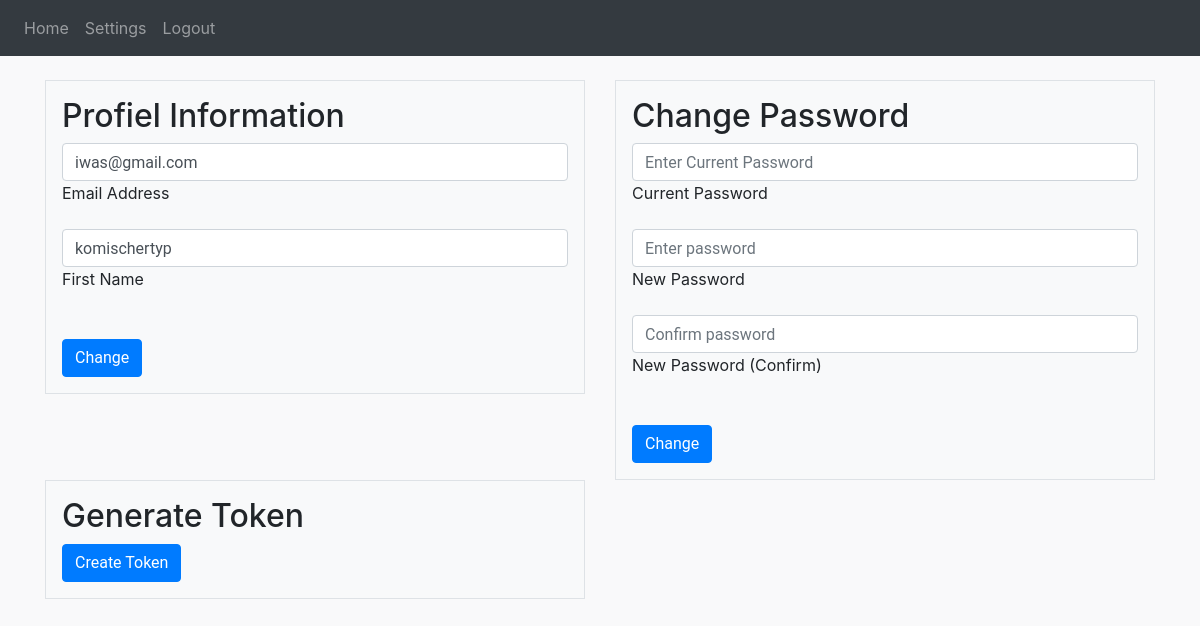
The page /settings/ (signed in) on the database as committed earlier.
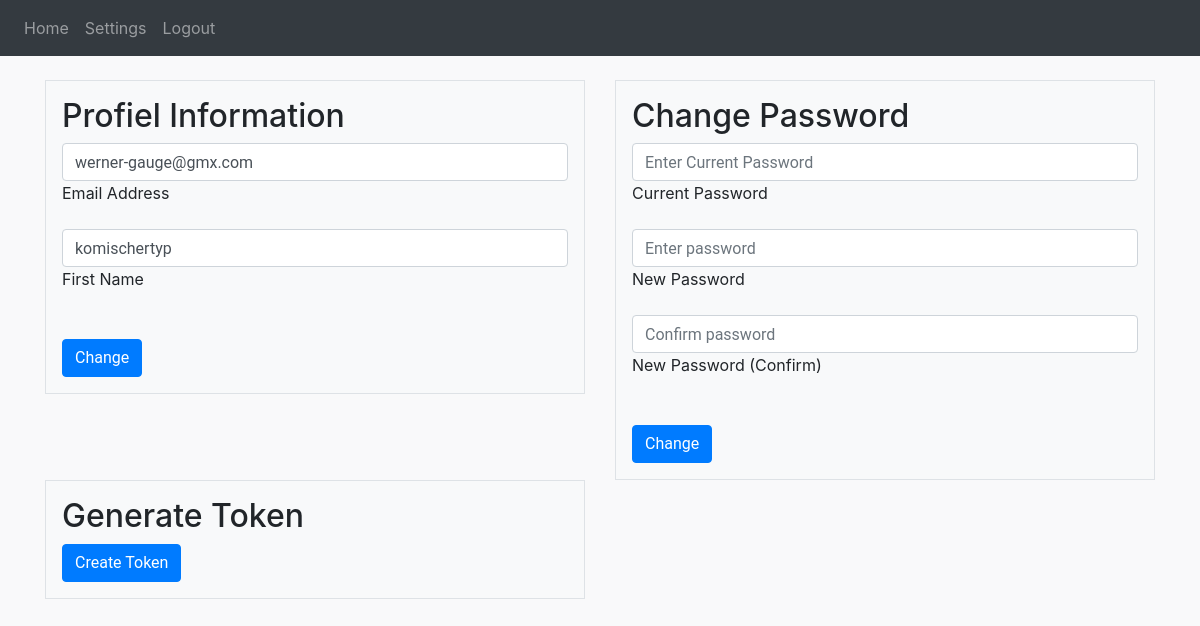
The same page on the database as committed later.
### website/models.py (models this page shows, shortened)
class User(db.Model, UserMixin):
    id = db.Column(db.Integer, primary_key=True)
    email = db.Column(db.String(150), unique=True)
    password = db.Column(db.String(150))
    first_name = db.Column(db.String(150))
    tokens = db.relationship('Token')

### website/setting.py (the view)
@setting.route('/', methods=['GET', 'POST'])
@login_required
def settings():
    return render_template("settings.html", user=current_user)

### website/__init__.py (called while the page is built)
def create_app():
    app = Flask(__name__)
    app.config['SECRET_KEY'] = 'hjshjhdjah kjshkjdhjs'
    app.config['SQLALCHEMY_DATABASE_URI'] = f'sqlite:///{DB_NAME}'
    socket.init_app(app)
    db.init_app(app)
    migrate.init_app(app, db)
    from .views import views
    from .setting import setting
    from .auth import auth
    app.register_blueprint(views, url_prefix='/')
    app.register_blueprint(setting, url_prefix='/settings')
    app.register_blueprint(auth, url_prefix='/')
    from .models import User, Token
    login_manager = LoginManager()
    login_manager.login_view = 'auth.login'
    login_manager.init_app(app)
    @login_manager.user_loader
    def load_user(id):
        return User.query.get(int(id))
    return socket, app

### website/templates/settings.html (shortened to what this page needs)
{% extends "base.html" %} {% block title %}Settings{% endblock %} {% block content %}
<br/>
<div class="container overflow-hidden">
    <div class="row gy-5">
        <div class="col-6">
            <div class="p-3 border bg-light">
                <h2>Profiel Information</h2>
                <form action="{{ url_for('setting.settings_chprofiel') }}" method="POST">
                    <div class="form-group">
                      <div class="form-floating mb-3">
                        <input
                        type="email"
                        class="form-control"
                        id="email"
                        name="email"
                        placeholder="Enter email"
                        value="{{user.email}}"
                        />
                        <label for="email">Email Address</label>
                      </div>
                    </div>
                    <div class="form-floating mb-3">
                      <input
                        type="text"
                        class="form-control"
                        id="firstName"
                        name="firstName"
                        placeholder="Enter first name"
                        value="{{user.first_name}}"
                      />
                      <label for="firstName">First Name</label>
                    </div>
                    <br />
                    <button type="Change" class="btn btn-primary">Change</button>
                  </form>
            </div>
        </div>
        <div class="col-6">
            <div class="p-3 border bg-light">
                <h2>Change Password</h2>
                <form action="{{ url_for('setting.settings_chpwd') }}" method="POST">
                    <div class="form-floating mb-3">
                      <input
                        type="password"
                        class="form-control"
                        id="password_cur"
                        name="password_cur"
                        placeholder="Enter Current Password"
                        />
                        <label for="password_cur">Current Password</label>
                    </div>
                    <div class="form-floating mb-3">
                      <input
                        type="password"
                        class="form-control"
                        id="password1"
                        name="password1"
                        placeholder="Enter password"
                        value=""
                      />
                      <label for="password1">New Password</label>
                    </div>
                    <div class="form-floating mb-3">
                      <input
                        type="password"
                        class="form-control"
                        id="password2"
                        name="password2"
                        placeholder="Confirm password"
                        value=""
                      />
                      <label for="password2">New Password (Confirm)</label>
                    </div>
                    <br />
                    <button type="submit" class="btn btn-primary">Change</button>
                  </form>
        </div>
    </div>
    <div class="col-6">
      <div class="p-3 border bg-light">
          <h2>Generate Token</h2>
          <form action="{{ url_for('setting.settings_token') }}" class="row g-2">
            <div class="col-auto">
              <button type="submit" class="btn btn-primary">Create Token</button>
            </div>
          </form>
      </div>
    </div>
  </div>
</div>
{% endblock %}

### website/templates/base.html (shortened to what this page needs)
<!DOCTYPE html>
<html lang="en">
<head>
    <link
      rel="stylesheet"
      href="https://stackpath.bootstrapcdn.com/bootstrap/4.4.1/css/bootstrap.min.css"
    />
    <link
      rel="stylesheet"
      href="https://stackpath.bootstrapcdn.com/font-awesome/4.7.0/css/font-awesome.min.css"
    />
    <link rel="stylesheet" href="{{ url_for('static', filename='/main.css') }}">
</head>
<body>
    <nav class="navbar navbar-expand-lg navbar-dark bg-dark">
        <div class="collapse navbar-collapse" id="navbar">
          <div class="navbar-nav">
            {% if user.is_authenticated %}
            <a class="nav-item nav-link" id="home" href="/">Home</a>
            <a class="nav-item nav-link" id="settings" href="/settings">Settings</a>
            <a class="nav-item nav-link" id="logout" href="/logout">Logout</a>
            {% else %}
            <a class="nav-item nav-link" id="login" href="/login">Login</a>
            <a class="nav-item nav-link" id="signUp" href="/sign-up">Sign Up</a>
            {% endif %}
          </div>
        </div>
      </nav>
      <div class="acontainer-fluid">{% block content %} {% endblock %}</div>
</body>
</html>

### website/static/main.css (style rules this page uses)
body { background-color: whitesmoke; transition: 2s; }
body { background-color: #f9f9fa }
button, input, optgroup, select, textarea { font-family: Roboto, sans-serif; font-weight: 300 }

Rows that differ between the two databases and show on the page:
changed User "komischertyp": email "iwas@gmail.com" → "werner-gauge@gmx.com"
